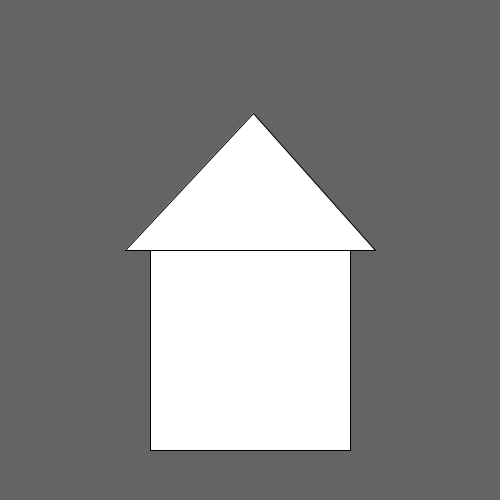
Frame 1 (no input)
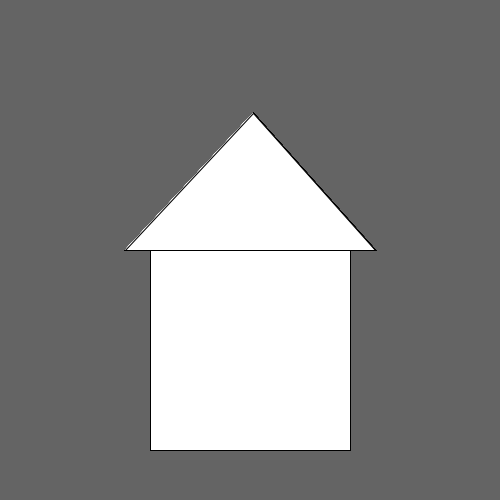
Frame 60 (the mouse pressed at the canvas centre just before this capture)
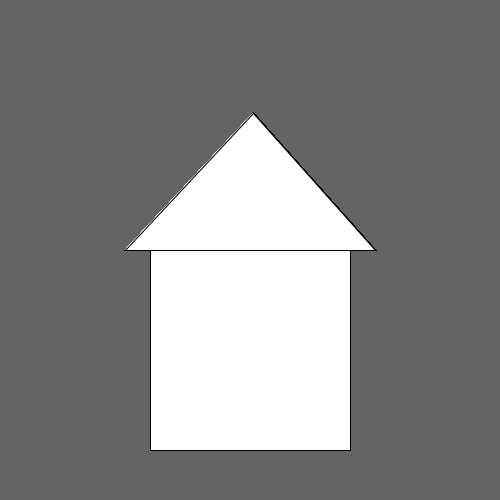
Frame 120 (the mouse held since frame 60 and released just before this capture)

The Processing sketch that drew these frames (run headless with seeded random() and noise(); from frame 60 on, the mouse is pressed at the canvas centre):

// Processing sketch: house
// ── house.pde
void setup()
{
  size (500,500);
  background(100,100,100);
  
}


void draw()

{
  println(mouseX,mouseY);
  rect(150,250,200,200);
  triangle(253,113,125,250,375,250);
  
  
}
